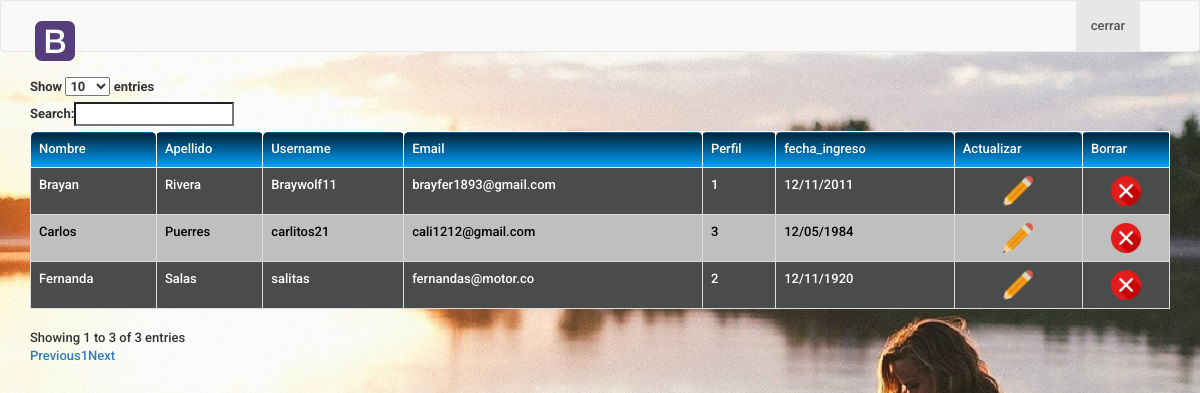
The page /perfil/admin/Usuarios/conf_users.php on the database its author committed.
### tables this page shows
CREATE TABLE `users` (
  `id` int(11) NOT NULL,
  `Nombre` varchar(15) NOT NULL,
  `Apellido` varchar(15) NOT NULL,
  `Username_perfil` varchar(20) NOT NULL,
  `email` varchar(50) NOT NULL,
  `perfil` int(1) NOT NULL,
  `fecha_ingre` varchar(15) NOT NULL,
  `password` varchar(15) NOT NULL
);

### perfil/admin/Usuarios/conf_users.php (the view, shortened to what this page needs)
<!DOCTYPE html>
<html lang="en">
    <head>
		<link href="css/bootstrap.min.css" rel="stylesheet">
	    <link rel="stylesheet" href="https://maxcdn.bootstrapcdn.com/font-awesome/4.6.1/css/font-awesome.min.css">
		<link rel="stylesheet" href="https://maxcdn.bootstrapcdn.com/bootstrap/3.3.7/css/bootstrap.min.css">
		<link rel="stylesheet" href="https://cdn.datatables.net/1.10.13/css/dataTables.bootstrap.min.css">
		<link rel="stylesheet" href="https://cdn.datatables.net/responsive/2.1.1/css/responsive.bootstrap.min.css">
        <link href="//maxcdn.bootstrapcdn.com/bootstrap/3.3.0/css/bootstrap.min.css" rel="stylesheet" id="bootstrap-css">
        <link rel="stylesheet" href="/concesionario/css/style5.css">
	</head>
	<body>
    <nav class="navbar navbar-default" >
        <div class="container">
                <div class="navbar-header" rgbcolor="black">
                <a class="navbar-brand" href="/concesionario/index.html">
                    <img alt="Brand">
                </a>
                </div>
                <div id="navbar" class="navbar-collapse collapse">
                <ul class="nav navbar-nav navbar-right">
                <li class="active"><a href="/concesionario/perfil/admin/admin.php">cerrar</a></li>
                <li><a href="#"><?php  include("database.php");
                                echo $_SESSION['users'];?></a></li>
                </ul>
            </div>
        </div>
        </nav>
		<div class="container" style="margin: 25px auto;">
	    <table id="example" class="table table-striped table-bordered dt-responsive nowrap" cellspacing="0" width="100%">
        <thead>
            <tr>
                <th>Nombre</th>
                <th>Apellido</th>
                <th>Username</th>
                <th>Email</th>
                <th>Perfil</th>
                <th>fecha_ingreso</th>
                <th>Actualizar</th>
                <th>Borrar</th>
            </tr>
        </thead>
        <tbody>
            <?php
                include("database.php");
                $sql = "SELECT * from users";
                $result = $conn->query($sql);
                if($result->num_rows > 0)
                    {
                        while($row = $result->fetch_assoc())
                        {
                            echo "<tr>";
                                echo "<td>".$row['Nombre']."</td>";
                                echo "<td>".$row['Apellido']."</td>";
                                echo "<td>".$row['Username_perfil']."</td>";
                                echo "<td>".$row['email']."</td>";
                                echo "<td>".$row['perfil']."</td>";
                                echo "<td>".$row['fecha_ingre']."</td>";
                                echo "<td><div align='center' ><a href='/concesionario/perfil/admin/Usuarios/config/update.php?id=".$row['id']."&Nombre=".$row['Nombre']."&Apellido="
                                .$row['Apellido']."&Username=".$row['Username_perfil']."&email=".$row['email']."&perfil=".$row['perfil']."&fecha_ingre=".$row['fecha_ingre']."'>
                                <img src = '/concesionario/icons/edit.png' width='30'></a></div></td>";
                                echo "<td><div align='center' ><a href = '/concesionario/perfil/admin/Usuarios/config/borrar/delete.php??id=".$row['id']."&Nombre=".$row['Nombre']."&Apellido="
                                .$row['Apellido']."&Username=".$row['Username_perfil']."&email=".$row['email']."&perfil=".$row['perfil']."&fecha_ingre=".$row['fecha_ingre']."'><img src = '/concesionario/icons/delete.png' width='30'></a></div></td>";
                            echo "</tr>";
                        }
                    }else
                    {
                        echo "No hay productos registrados";
                    }
                ?>
        </tbody>
    </table>
</div>
	</body>
</html>

### css/style5.css (style rules this page uses)
body { font-family: 'Roboto', sans-serif !important; font-size:13px !important;font-weight:500 !important; background-image: url("/images/16C.jpg"); background-repeat: no-repeat, repeat; background-color: #cccccc; }
.navbar-brand { position: absolute; padding: 20px; }
.table-striped>tbody>tr:nth-of-type(odd) { background-color: #4a4b4b!important; color: #FFF!important; font-size: 13px!important; font-family: 'Roboto', sans-serif; font-weight: 500!important; }
tr.even { background: #bfbfbf!important; color: #000!important; font-size: 13px!important; font-weight: 500!important; font-family: 'Roboto', sans-serif; }
th.sorting,.sorting_asc { font-family: 'Roboto', sans-serif; font-weight:500 !important; border:1px solid #FFF !important; color: #FFF; border: 1px solid #93CE37; border-bottom: 3px solid #9ED929; background: rgb(2, 55, 85); background: -moz-linear-gradient(top, rgb(2, 34, 53) 0%, rgb(1, 37, 58) 100%); background: -webkit-linear-gradient(top, rgba(2, 34, 53) 0%,rgb(1, 46, 71) 100%); background: linear-gradient(to bottom, rgba(2, 34, 53) 0%,rgba(0,161,255,1) 100%); filter: progid:DXImageTransform.Microsoft.gradient( startColorstr='#30b3ff', endColorstr='#00a1ff',GradientType=0 ); -webkit-border-top-left-radius: 5px; -webkit-border-top-right-radius: 5px; -moz-border-radius: 5px 5px 0px 0px; border-top-left-radius: 5px; border-top-right-radius: 5px; }
table#example { border:0px !important; }

### perfil/admin/Usuarios/conf_users.php (style rules this page uses)
body { background-image: url("/concesionario/images/users.jpg"); }

### rows shown on the page
users: Nombre "Brayan", Apellido "Rivera", Username_perfil "Braywolf11", email "brayfer1893@gmail.com", perfil "1", fecha_ingre "12/11/2011"
users: Nombre "Fernanda", Apellido "Salas", Username_perfil "salitas", email "fernandas@motor.co", perfil "2", fecha_ingre "12/11/1920"
users: Nombre "Carlos", Apellido "Puerres", Username_perfil "carlitos21", email "cali1212@gmail.com", perfil "3", fecha_ingre "12/05/1984"
